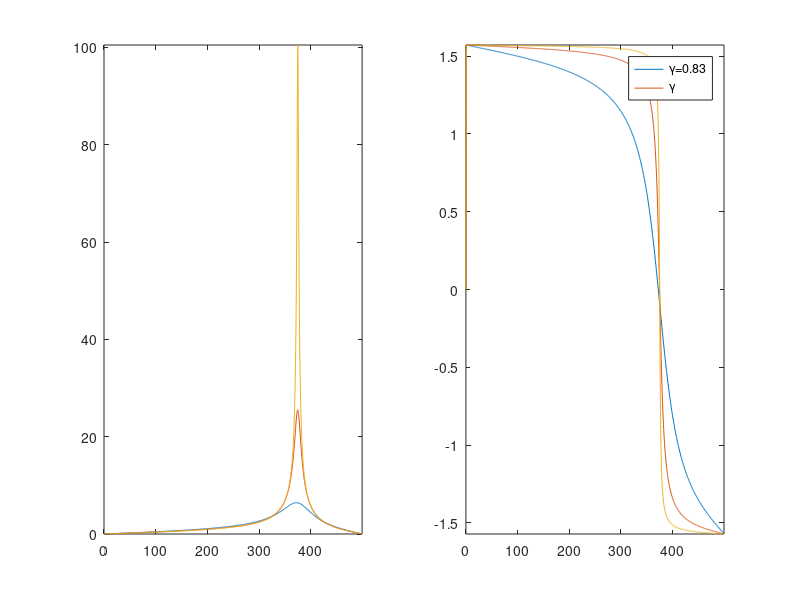

Recreate this plot in MATLAB.
close all
clearvars, clc
r=[.83 .96 .99];
for i=1:length(r)
    [H,f]=freqz([1 0 -1],[1 sqrt(2)*r(i) abs(r(i))^2],1024,1e3);
    subplot(121),plot(f,abs(H))
    axis tight, hold on
    subplot(122),plot(f,angle(H))
    axis tight, hold on
end
legend(['\gamma=',num2str(r(1))],['\gamma'])
    